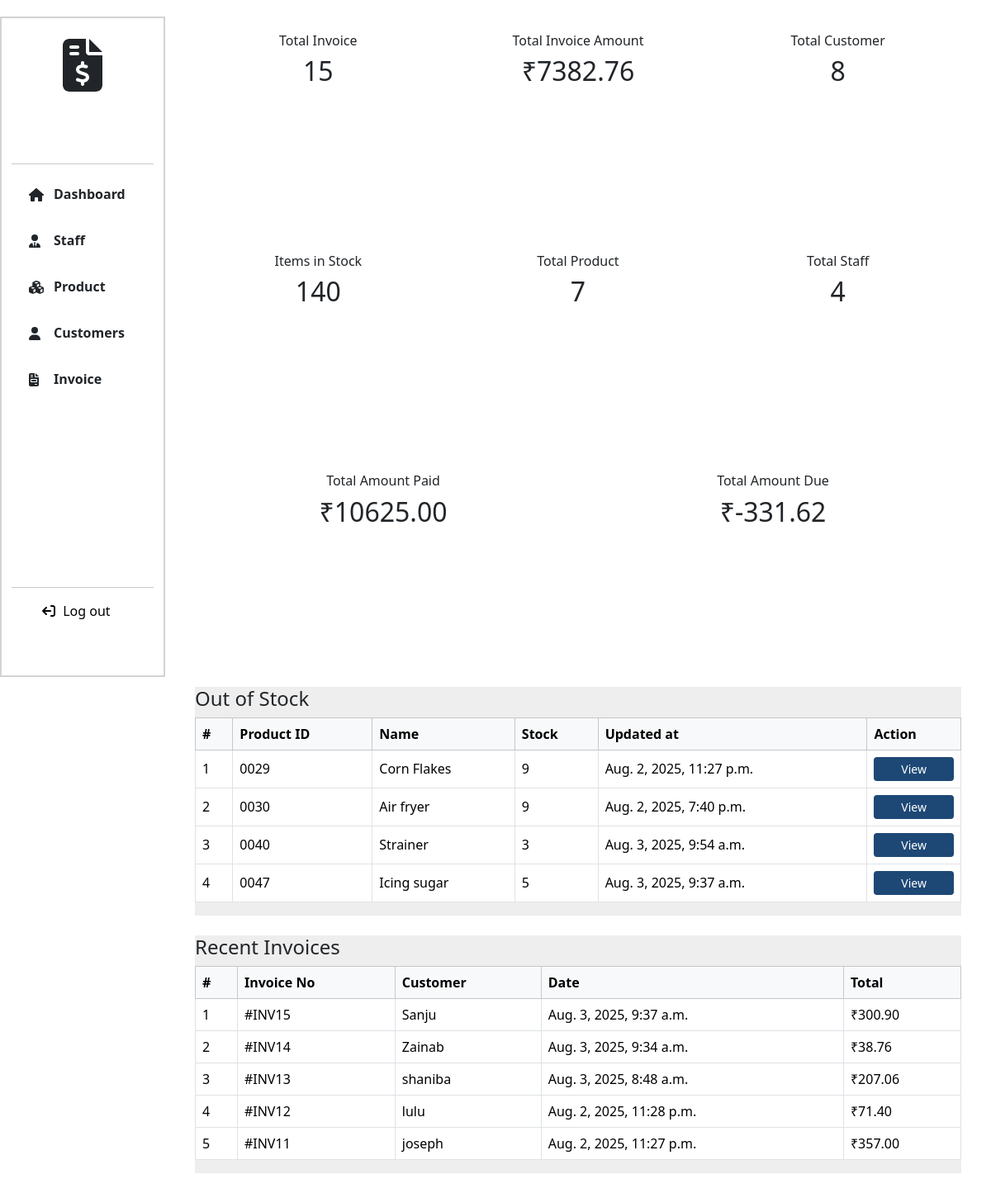
Before: /dashboard/ (signed in) with the older database file.
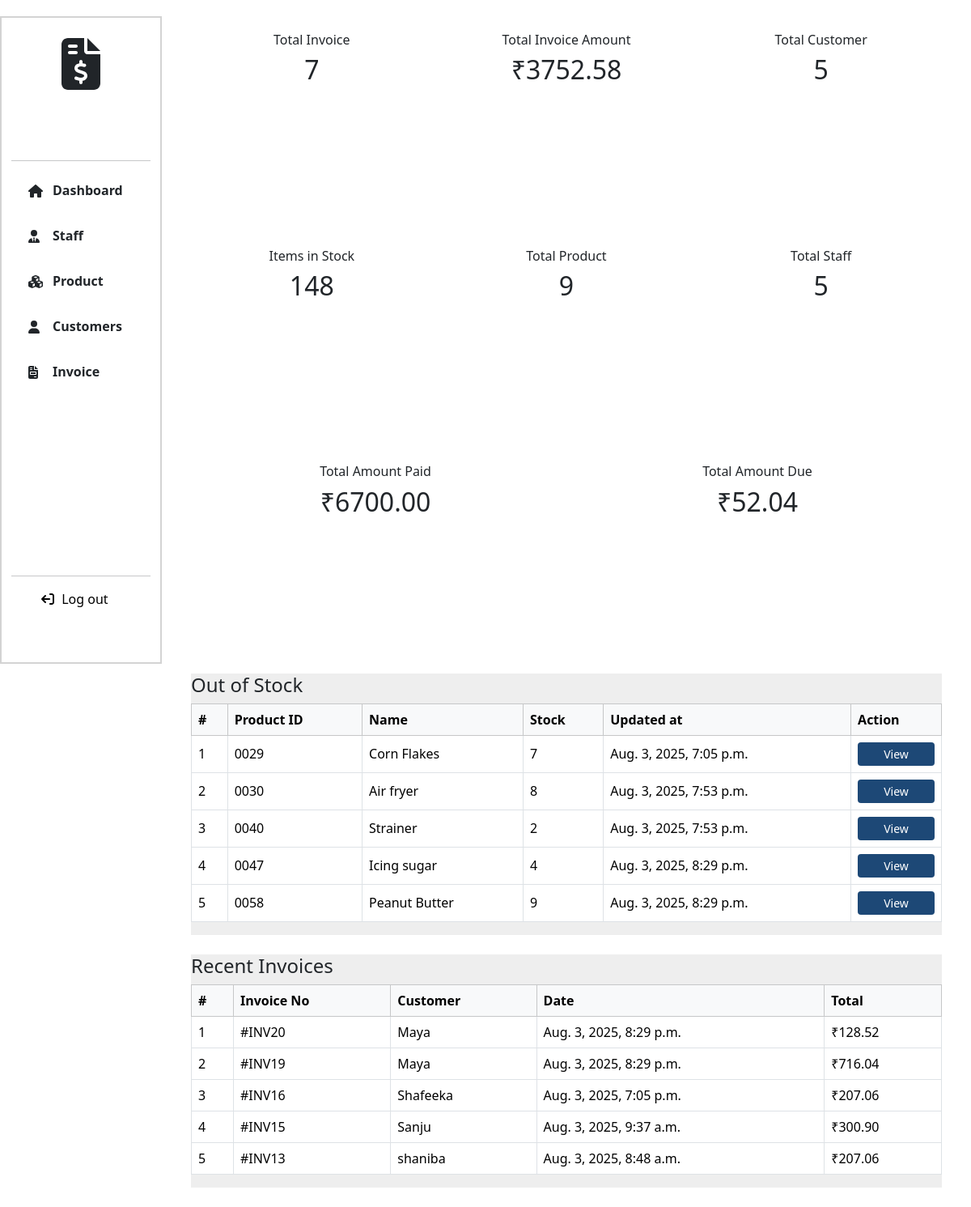
After: the same page with the newer database file.
### Billing_App/models.py (models this page shows, shortened)
class Product(models.Model):
    product_id = models.CharField(max_length=10,null=True)
    name = models.CharField(max_length=255)
    description = models.TextField(null=True, blank=True)
    price = models.DecimalField(max_digits=10, decimal_places=2)
    stock = models.PositiveIntegerField()
    image = models.ImageField(upload_to='products/', null=True, blank=True)
    category = models.CharField(choices=CATEGORY_CHOICES, max_length=255, null=True, blank=True)
    is_active = models.BooleanField(default=True)
    created_at = models.DateTimeField(auto_now_add=True)
    updated_at = models.DateTimeField(auto_now=True)

class Invoice(models.Model):
    customer = models.ForeignKey(Customer, on_delete=models.CASCADE)
    staff = models.ForeignKey(User, on_delete=models.CASCADE)
    date = models.DateTimeField(auto_now_add=True)
    gst_percentage = models.IntegerField(default=2)
    gst = models.DecimalField(max_digits=5, decimal_places=2, default=0.00)
    total = models.DecimalField(max_digits=15, decimal_places=2, default=0)
    grand_total = models.DecimalField(max_digits=15, default=0, decimal_places=2)
    amount_paid = models.DecimalField(max_digits=10, decimal_places=2, default=0.00)
    amount_due = models.DecimalField(max_digits=10, decimal_places=2, default=0.00)
    notes = models.TextField(blank=True, null=True)
    payment_method = models.CharField(
        max_length=50,
        choices=[
            ('cash', 'Cash'),
            ('card', 'Card'),
            ('upi', 'UPI'),
            ('bank_transfer', 'Bank Transfer'),
        ],
        default='cash'
    )

class Customer(models.Model):
    fullname = models.CharField(max_length=255)
    phone=models.IntegerField(unique=True)
    address = models.TextField()
    wallet = models.DecimalField(max_digits=10, decimal_places=2, default=Decimal('0.00'))
    credit_limit = models.DecimalField(max_digits=10, decimal_places=2, default=Decimal('1000.00'))

### Billing_App/views.py (the view)
# urls.py: path('dashboard/', views.dashboard, name='dashboard'),
@never_cache
@login_required
def dashboard(request):
    context = {
        "invoices": Invoice.objects.count(),
        "customers": Customer.objects.count(),
        "products_count": Product.objects.count(),
        "staffs": User.objects.filter(is_staff=True).count(),
        "total_invoice_amount": Invoice.objects.aggregate(total=Sum('grand_total'))['total'] or 0,
        "total_amount_paid": Invoice.objects.aggregate(total=Sum('amount_paid'))['total'] or 0,
        "total_amount_due": Invoice.objects.aggregate(total=Sum('amount_due'))['total'] or 0,
        "stocks": Product.objects.aggregate(total_stock=Sum('stock'))['total_stock'] or 0,
        "recent_invoice": Invoice.objects.order_by('-id')[:5],
        "products_lt10": Product.objects.filter(stock__lt=10),
    }
    return render(request, "dashboard.html", context)

### templates/dashboard.html (shortened to what the changed rows need)
{% extends 'navbar.html' %}
{% load static %}
{% block styles %}
<link rel="stylesheet" href="{% static 'css/product.css' %}">
{% endblock %}
{% block content %}
<div class="col-lg-10 col-md-9 col-sm-9 page-col">
    <div class="dashboard-content p-4">
        <div class="row g-3">
            <div class="col-md-6 col-lg-4">
                <div class="dashboard-box text-center">
                    <div class="box-content">
                        <h6>Total Invoice</h6>
                        <h2>{{ invoices }}</h2>
                    </div>
                </div>
            </div>
            <div class="col-md-6 col-lg-4">
                <div class="dashboard-box text-center">
                    <div class="box-content">
                        <h6>Total Invoice Amount</h6>
                        <h2>₹{{ total_invoice_amount|floatformat:2 }}</h2>
                    </div>
                </div>
            </div>
            <div class="col-md-6 col-lg-4">
                <div class="dashboard-box text-center">
                    <div class="box-content">
                        <h6>Total Customer</h6>
                        <h2>{{ customers }}</h2>
                    </div>
                </div>
            </div>
            <div class="col-md-6 col-lg-4">
                <div class="dashboard-box text-center">
                    <div class="box-content">
                        <h6>Items in Stock</h6>
                        <h2>{{ stocks }}</h2>
                    </div>
                </div>
            </div>
            <div class="col-md-6 col-lg-4">
                <div class="dashboard-box text-center">
                    <div class="box-content">
                        <h6>Total Product</h6>
                        <h2>{{ products_count }}</h2>
                    </div>
                </div>
            </div>
            <div class="col-md-6 col-lg-4">
                <div class="dashboard-box text-center">
                    <div class="box-content">
                        <h6>Total Staff</h6>
                        <h2>{{ staffs }}</h2>
                    </div>
                </div>
            </div>
            <div class="col-md-6">
                <div class="dashboard-box text-center">
                    <div class="box-content">
                        <h6>Total Amount Paid</h6>
                        <h2>₹{{ total_amount_paid|floatformat:2 }}</h2>
                    </div>
                </div>
            </div>
            <div class="col-md-6">
                <div class="dashboard-box text-center">
                    <div class="box-content">
                        <h6>Total Amount Due</h6>
                        <h2>₹{{ total_amount_due|floatformat:2 }}</h2>
                    </div>
                </div>
            </div>
        </div>
        <div class="recent-invoice mt-4">
            <div class="invoice-content">
                {% if products_lt10 %}
                    <div class="table-responsive">
                        <table class="table table-hover table-bordered align-middle">
                            <thead class="table-light">
                                <tr>
                                    <th>#</th>
                                    <th>Product ID</th>
                                    <th>Name</th>
                                    <th>Stock</th>
                                    <th>Updated at</th>
                                    <th>Action</th>
                                </tr>
                            </thead>
                            <tbody>
                                {% for product in products_lt10 %}
                                    <tr>
                                        <td>{{ forloop.counter }}</td>
                                        <td>{{ product.product_id }}</td>
                                        <td>{{ product.name }}</td>
                                        <td>{{ product.stock }}</td>
                                        <td>{{ product.updated_at }}</td>
                                        <td>
                                            <a href="{% url 'update_product' product.id %}"
                                               class="btn btn-outline-primary btn-sm w-100"
                                               style="background-color: #1d4876;border: none;color: white;">View</a>
                                        </td>
                                    </tr>
                                {% endfor %}
                            </tbody>
                        </table>
                    </div>
                {% else %}
                    <div class="p-4 text-center">
                        <h5>No products are out of stock</h5>
                    </div>
                {% endif %}
            </div>
        </div>
        <div class="recent-invoice mt-4">
            <div class="invoice-content">
                {% if recent_invoice %}
                    <div class="table-responsive">
                        <table class="table table-hover table-bordered align-middle">
                            <thead class="table-light">
                                <tr>
                                    <th>#</th>
                                    <th>Invoice No</th>
                                    <th>Customer</th>
                                    <th>Date</th>
                                    <th>Total</th>
                                </tr>
                            </thead>
                            <tbody>
                                {% for invoice in recent_invoice %}
                                    <tr>
                                        <td>{{ forloop.counter }}</td>
                                        <td>#INV{{ invoice.id }}</td>
                                        <td>{{ invoice.customer.fullname }}</td>
                                        <td>{{ invoice.date }}</td>
                                        <td>₹{{ invoice.grand_total|floatformat:2 }}</td>
                                    </tr>
                                {% endfor %}
                            </tbody>
                        </table>
                    </div>
                {% else %}
                    <div class="p-4 text-center">
                        <h5>No invoices found</h5>
                    </div>
                {% endif %}
            </div>
        </div>
    </div>
</div>
{% endblock %}

Changed rows visible on the page:
removed Invoice: id "14", customer.fullname "Zainab", date "Aug. 3, 2025, 9:34 a.m.", grand_total "38.76"
removed Invoice: id "12", customer.fullname "lulu", date "Aug. 2, 2025, 11:28 p.m.", grand_total "71.40"
no longer on this page (row unchanged): Invoice: id "11", customer.fullname "joseph", date "Aug. 2, 2025, 11:27 p.m.", grand_total "357.00"
changed Product "Corn Flakes": stock "9" → "7"; updated_at "Aug. 2, 2025, 11:27 p.m." → "Aug. 3, 2025, 7:05 p.m."
changed Product "Air fryer": stock "9" → "8"; updated_at "Aug. 2, 2025, 7:40 p.m." → "Aug. 3, 2025, 7:53 p.m."
changed Product "Strainer": stock "3" → "2"; updated_at "Aug. 3, 2025, 9:54 a.m." → "Aug. 3, 2025, 7:53 p.m."
changed Product "Icing sugar": stock "5" → "4"; updated_at "Aug. 3, 2025, 9:37 a.m." → "Aug. 3, 2025, 8:29 p.m."
added Product: product_id "0058", name "Peanut Butter", stock "9", updated_at "Aug. 3, 2025, 8:29 p.m."
added Invoice: id "20", customer.fullname "Maya", date "Aug. 3, 2025, 8:29 p.m.", grand_total "128.52"
added Invoice: id "19", customer.fullname "Maya", date "Aug. 3, 2025, 8:29 p.m.", grand_total "716.04"
added Invoice: id "16", customer.fullname "Shafeeka", date "Aug. 3, 2025, 7:05 p.m.", grand_total "207.06"
Other visible differences:
{{ invoices }}: "15" → "7"
{{ total_invoice_amount|floatformat:2 }}: "7382.76" → "3752.58"
{{ customers }}: "8" → "5"
{{ stocks }}: "140" → "148"
{{ products_count }}: "7" → "9"
{{ staffs }}: "4" → "5"
{{ total_amount_paid|floatformat:2 }}: "10625.00" → "6700.00"
{{ total_amount_due|floatformat:2 }}: "-331.62" → "52.04"
